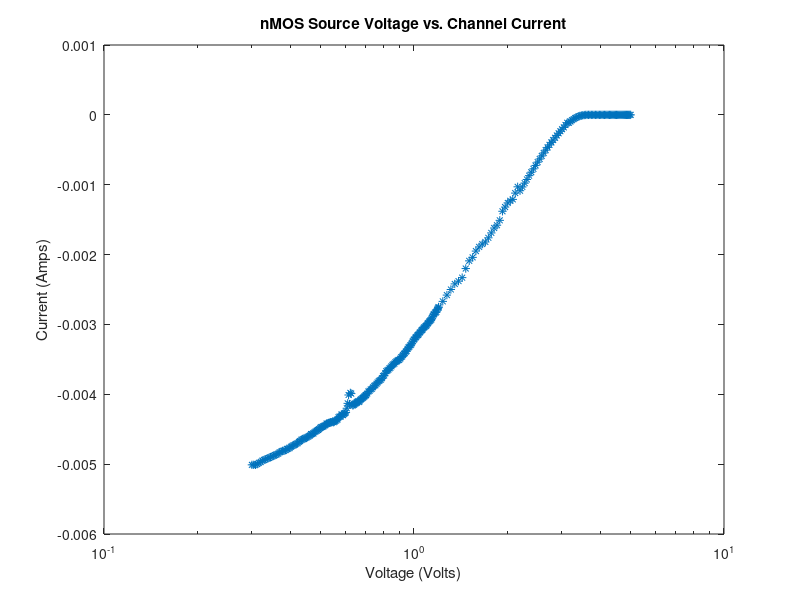
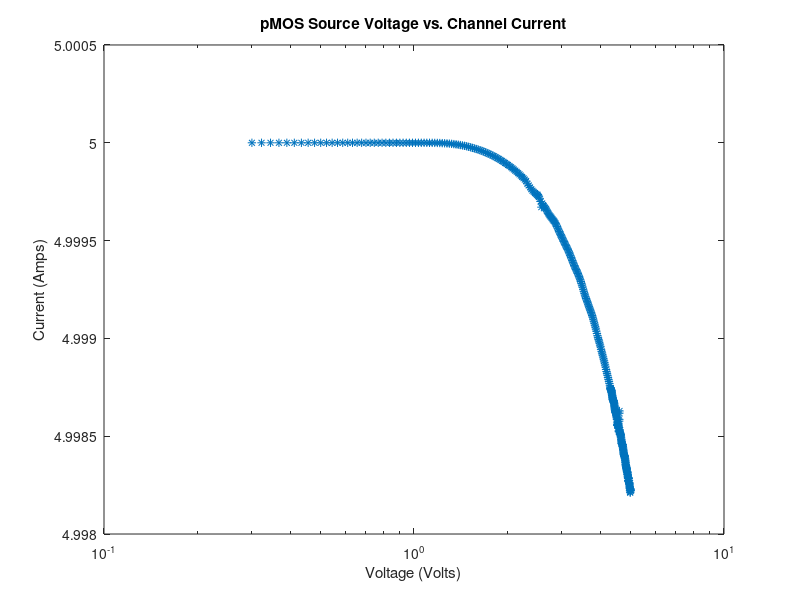

These charts were generated, in order, by the following MATLAB code:
load('Lab5_all_data.mat');

nVs = Exp2_Vs_nMOS; %%source voltage for nMOS
nIs = Exp2_Is_nMOS; %%source current for nMOS

pVs = Exp2_Vs_peeMOS; %%source voltage for pMOS
pIs = 5.-Exp2_Is_peeMOS;  %%source current for pMOS

%% nMOS voltage vs. current
figure;
semilogx(nVs,nIs,'*')

%experimental
title( "nMOS Source Voltage vs. Channel Current");
xlabel("Voltage (Volts)");
ylabel("Current (Amps)");

%theoretical

%labels
% legend();
% legend('Location','southeast');
% legend('boxoff');

%% pMOS voltage vs. current
figure;
semilogx(pVs,pIs,'*')

%experimental
title( "pMOS Source Voltage vs. Channel Current");
xlabel("Voltage (Volts)");
ylabel("Current (Amps)");

%theoretical

%labels
% legend();
% legend('Location','southeast');
% legend('boxoff');

%% Incremental Source Conductance

%experimental


%theoretical

%labels
% legend();
% legend('Location','southeast');
% legend('boxoff');